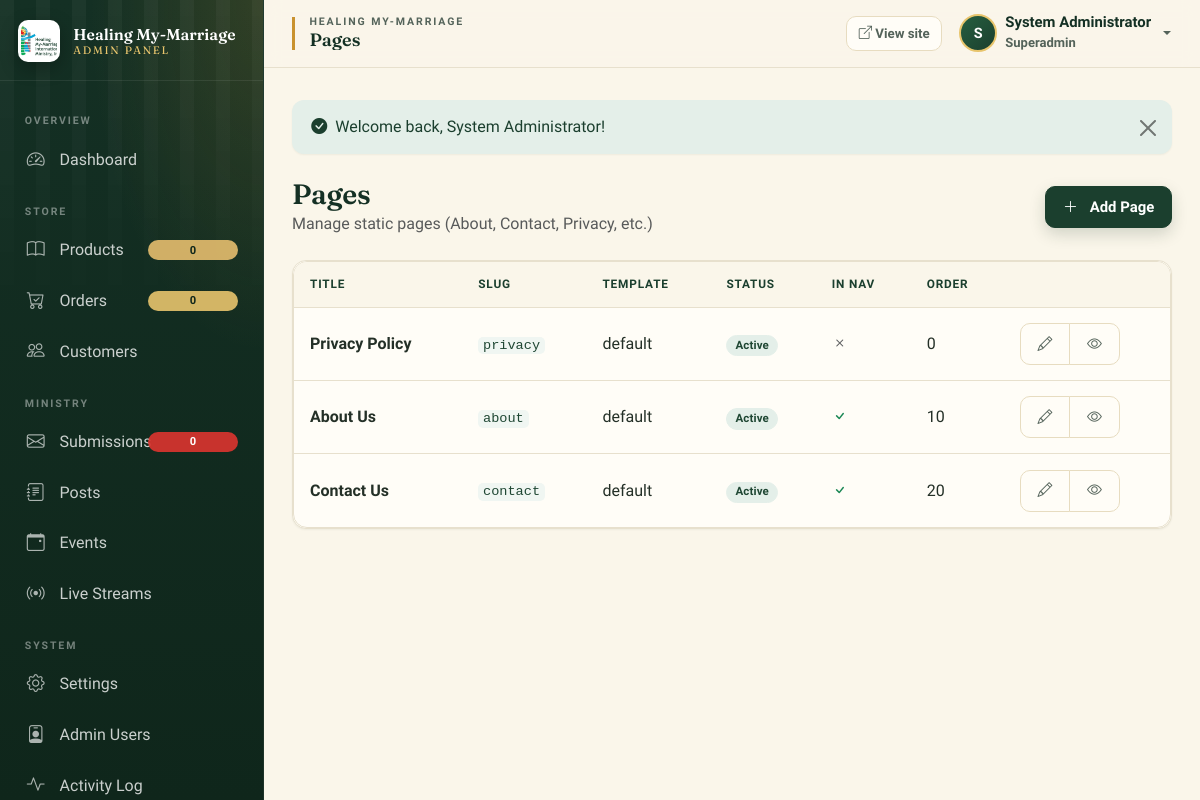
Page /admin/pages.php (signed in) on the committed database.
### tables this page shows
CREATE TABLE `pages` (
  `id` int(10) UNSIGNED NOT NULL,
  `slug` varchar(150) NOT NULL,
  `title` varchar(200) NOT NULL,
  `content` longtext DEFAULT '',
  `excerpt` text DEFAULT '',
  `meta_title` varchar(200) DEFAULT '',
  `meta_description` varchar(300) DEFAULT '',
  `featured_image` varchar(255) DEFAULT '',
  `template` varchar(50) DEFAULT 'default',
  `is_active` tinyint(1) DEFAULT 1,
  `show_in_nav` tinyint(1) DEFAULT 0,
  `nav_order` int(11) DEFAULT 0,
  `created_at` datetime DEFAULT current_timestamp(),
  `updated_at` datetime DEFAULT current_timestamp() ON UPDATE current_timestamp()
);

### includes/functions.php (called while the page is built, shortened)
<?php
require_once __DIR__ . '/config.php';
require_once __DIR__ . '/db.php';
function h(?string $s): string
{
    return htmlspecialchars((string)$s, ENT_QUOTES | ENT_SUBSTITUTE, 'UTF-8');
}
function base_url(): string
{
    $settings = get_public_settings();
    $scheme = (!empty($_SERVER['HTTPS']) && $_SERVER['HTTPS'] !== 'off') ? 'https' : 'http';
    $host   = $_SERVER['HTTP_HOST'] ?? 'localhost';
    $scriptName = $_SERVER['SCRIPT_NAME'] ?? '/index.php';
    $dir = rtrim(str_replace('\\', '/', dirname($scriptName)), '/');
    while (in_array(basename($dir), ['admin', 'actions'])) {
        $dir = dirname($dir);
    }
    return $scheme . '://' . $host . $dir;
}
function url(string $path = ''): string
{
    $base = base_url();
    return $base . '/' . ltrim($path, '/');
}
function asset(string $path): string
{
    $file = __DIR__ . '/../assets/' . ltrim($path, '/');
    $v    = is_file($file) ? filemtime($file) : time();
    return url('assets/' . ltrim($path, '/')) . '?v=' . $v;
}
function take_flash(): ?array
{
    $f = $_SESSION['flash'] ?? null;
    return $f;
}

### includes/db.php (called while the page is built, shortened)
<?php
class Database {
    private static ?mysqli $conn = null;
    public static function getConnection(): mysqli {
        if (self::$conn === null) {
            $host = 'localhost';
            $user = 'root';
            $pass = '';
            $db   = 'hmi_website';
            self::$conn = new mysqli($host, $user, $pass, $db);
            self::$conn->set_charset('utf8mb4');
            self::$conn->options(MYSQLI_OPT_INT_AND_FLOAT_NATIVE, true);
        }
        return self::$conn;
    }
    public static function query(string $sql, array $params = []): mysqli_result|bool {
        $conn = self::getConnection();
        $stmt = $conn->prepare($sql);
        if ($params) {
            $types = self::getTypes($params);
            $stmt->bind_param($types, ...$params);
        }
        $stmt->execute();
        return $stmt->get_result();
    }
    public static function fetchOne(string $sql, array $params = []): ?array {
        $res = self::query($sql, $params);
        return $res ? $res->fetch_assoc() : null;
    }
    public static function fetchAll(string $sql, array $params = []): array {
        $res = self::query($sql, $params);
        return $res ? $res->fetch_all(MYSQLI_ASSOC) : [];
    }
    private static function getTypes(array $params): string {
        $types = '';
        foreach ($params as $v) {
            if (is_int($v)) $types .= 'i';
            elseif (is_float($v)) $types .= 'd';
            elseif (is_bool($v)) $types .= 'i';
            else $types .= 's';
        }
        return $types;
    }
}
function get_public_settings(): array {
    $rows = Database::fetchAll("SELECT setting_key, setting_value, setting_type FROM site_settings WHERE is_public = 1");
    $settings = [];
    foreach ($rows as $row) {
        $val = $row['setting_value'];
        switch ($row['setting_type']) {
            case 'json': $settings[$row['setting_key']] = json_decode($val, true) ?? []; break;
            default: $settings[$row['setting_key']] = $val;
        }
    }
    return $settings;
}

### includes/config.php (called while the page is built, shortened)
<?php
require_once __DIR__ . '/db.php';
function get_site_config(): array {
    $defaults = [
        'site_name' => 'Healing My-Marriage International Ministry, Inc.',
        'site_short_name' => 'Healing My-Marriage',
        'site_tagline' => 'Reposition. Refix. Rekindle.',
        'site_description' => 'A faith-based marriage and family ministry in Rivers State, Nigeria. Biblical counseling, marriage enrichment, family support and leadership for ministers.',
        'site_base_url' => '',
        'site_email' => 'info@healingmymarriage.org',
        'site_phones' => ['+234 704 222 6633', '+234 818 179 8886'],
        'site_phones_raw' => ['+2347042226633', '+2348181798886'],
        'site_address' => 'Mercyland Central / Diamond Estate, Rivers State, Nigeria',
        'site_hours' => 'Monday to Saturday, 8:00 am to 5:00 pm',
        'site_maps_query' => 'Mercyland Central Diamond Estate Rivers State Nigeria',
        'facebook_url' => 'https://www.facebook.com/profile.php?id=61565801562860',
        'youtube_url' => 'https://youtube.com/@healingmymarriageinternational',
        'ga_id' => '',
        'mail_enabled' => false,
        'mail_to' => 'info@healingmymarriage.org',
        'mail_from' => 'no-reply@healingmymarriage.org',
        'currency_symbol' => '₦',
        'currency_code' => 'NGN',
    ];
    try {
        $dbSettings = get_public_settings();
        foreach ($dbSettings as $key => $value) {
            if (array_key_exists($key, $defaults)) {
                $defaults[$key] = $value;
            }
        }
    } catch (Exception $e) {
    }
    $config = $defaults;
    return $config;
}
$siteConfig = get_site_config();

### includes/auth.php (called while the page is built, shortened)
<?php
require_once __DIR__ . '/functions.php';
function admin_check(): bool
{
    return !empty($_SESSION['admin_id']) && !empty($_SESSION['admin_role']);
}
function admin_user(): array|false
{
    return Database::fetchOne("SELECT id, username, email, full_name, role, last_login FROM admin_users WHERE id = ?", [$_SESSION['admin_id']]);
}

### admin/pages.php (the view, shortened to what this page needs)
<?php
$page_title = 'Pages';
$currentPage = 'pages';
require_once __DIR__ . '/includes/header.php';
$action = $_GET['action'] ?? 'list';
$pages = Database::fetchAll("SELECT * FROM pages ORDER BY nav_order, title");
?>
<div class="d-flex justify-content-between align-items-center mb-4 flex-wrap gap-2">
    <div>
        <h2 class="h3 mb-0"><?= $action === 'list' ? 'Pages' : ($action === 'edit' ? 'Edit Page' : 'Add Page') ?></h2>
        <p class="text-muted mb-0">Manage static pages (About, Contact, Privacy, etc.)</p>
    </div>
    <?php if ($action === 'list'): ?>
    <a href="<?= h(url('admin/pages.php?action=add')) ?>" class="btn btn-forest"><i class="bi bi-plus-lg me-2"></i> Add Page</a>
    <?php else: ?>
    <a href="<?= h(url('admin/pages.php')) ?>" class="btn btn-outline-secondary">Cancel</a>
    <?php endif; ?>
</div>
<?php if ($action === 'list'): ?>
<div class="card">
    <div class="card-body p-0">
        <?php if ($pages): ?>
        <div class="table-responsive">
            <table class="table table-hover mb-0">
                <thead>
                    <tr>
                        <th>Title</th>
                        <th>Slug</th>
                        <th>Template</th>
                        <th>Status</th>
                        <th>In Nav</th>
                        <th>Order</th>
                        <th></th>
                    </tr>
                </thead>
                <tbody>
                    <?php foreach ($pages as $p): ?>
                    <tr>
                        <td><strong><?= h($p['title']) ?></strong></td>
                        <td><code><?= h($p['slug']) ?></code></td>
                        <td><?= h($p['template']) ?></td>
                        <td><span class="badge bg-<?= $p['is_active'] ? 'published' : 'draft' ?>"><?= $p['is_active'] ? 'Active' : 'Inactive' ?></span></td>
                        <td><?= $p['show_in_nav'] ? '<i class="bi bi-check text-success"></i>' : '<i class="bi bi-x text-muted"></i>' ?></td>
                        <td><?= (int)$p['nav_order'] ?></td>
                        <td>
                            <div class="btn-group btn-group-sm">
                                <a href="<?= h(url('admin/pages.php?action=edit&id=' . $p['id'])) ?>" class="btn btn-outline-secondary"><i class="bi bi-pencil"></i></a>
                                <a href="<?= h(url('admin/pages.php?action=view&id=' . $p['id'])) ?>" class="btn btn-outline-secondary" target="_blank"><i class="bi bi-eye"></i></a>
                            </div>
                        </td>
                    </tr>
                    <?php endforeach; ?>
                </tbody>
            </table>
        </div>
        <?php else: ?>
        <div class="empty-state p-5"><i class="bi bi-file-text"></i><h5>No pages yet</h5><a href="<?= h(url('admin/pages.php?action=add')) ?>" class="btn btn-forest mt-3">Create First Page</a></div>
        <?php endif; ?>
    </div>
</div>
<?php endif; ?>
<?php require_once __DIR__ . '/includes/footer.php'; ?>

### admin/includes/header.php (shortened to what this page needs)
<?php
require_once __DIR__ . '/../../includes/auth.php';
require_once __DIR__ . '/../../includes/db.php';
$admin = admin_user();
$currentPage = $currentPage ?? '';
$settings = get_public_settings();
$siteName = $settings['site_short_name'] ?? 'Healing My-Marriage';
?>
<!doctype html>
<html lang="en">
<head>
<link href="<?= h(asset('vendor/bootstrap/bootstrap.min.css')) ?>" rel="stylesheet">
<link href="<?= h(asset('vendor/bootstrap-icons/bootstrap-icons.min.css')) ?>" rel="stylesheet">
<link href="<?= h(asset('admin/css/admin.css')) ?>" rel="stylesheet">
</head>
<body>
<div class="admin-wrapper">
    <aside class="admin-sidebar" id="adminSidebar">
        <div class="sidebar-header">
            <a href="<?= h(url('admin/index.php')) ?>" class="sidebar-brand">
                <img src="<?= h(asset('img/logo.jpeg')) ?>" alt="<?= h($siteName) ?>" class="brand-img">
                <span class="brand-text">
                    <b><?= h($siteName) ?></b>
                    <span>Admin Panel</span>
                </span>
            </a>
        </div>
        <nav class="sidebar-nav" aria-label="Admin navigation">
            <ul class="nav flex-column">
                <li class="nav-group-label" role="presentation">Overview</li>
                <li class="nav-item">
                    <a class="nav-link <?= $currentPage === 'dashboard' ? 'active' : '' ?>" href="<?= h(url('admin/index.php')) ?>">
                        <i class="bi bi-speedometer2"></i> <span>Dashboard</span>
                    </a>
                </li>
                <li class="nav-group-label" role="presentation">Store</li>
                <li class="nav-item">
                    <a class="nav-link <?= $currentPage === 'products' ? 'active' : '' ?>" href="<?= h(url('admin/products.php')) ?>">
                        <i class="bi bi-book"></i> <span>Products</span>
                        <span class="badge bg-success ms-auto" id="productCount">0</span>
                    </a>
                </li>
                <li class="nav-item">
                    <a class="nav-link <?= $currentPage === 'orders' ? 'active' : '' ?>" href="<?= h(url('admin/orders.php')) ?>">
                        <i class="bi bi-cart-check"></i> <span>Orders</span>
                        <span class="badge bg-warning ms-auto" id="pendingOrders">0</span>
                    </a>
                </li>
                <li class="nav-item">
                    <a class="nav-link <?= $currentPage === 'users' ? 'active' : '' ?>" href="<?= h(url('admin/users.php')) ?>">
                        <i class="bi bi-people"></i> <span>Customers</span>
                    </a>
                </li>
                <li class="nav-group-label" role="presentation">Ministry</li>
                <li class="nav-item">
                    <a class="nav-link <?= $currentPage === 'submissions' ? 'active' : '' ?>" href="<?= h(url('admin/submissions.php')) ?>">
                        <i class="bi bi-envelope"></i> <span>Submissions</span>
                        <span class="badge bg-danger ms-auto" id="unreadSubmissions">0</span>
                    </a>
                </li>
                <li class="nav-item">
                    <a class="nav-link <?= $currentPage === 'posts' ? 'active' : '' ?>" href="<?= h(url('admin/posts.php')) ?>">
                        <i class="bi bi-journal-text"></i> <span>Posts</span>
                    </a>
                </li>
                <li class="nav-item">
                    <a class="nav-link <?= $currentPage === 'events' ? 'active' : '' ?>" href="<?= h(url('admin/events.php')) ?>">
                        <i class="bi bi-calendar-event"></i> <span>Events</span>
                    </a>
                </li>
                <li class="nav-item">
                    <a class="nav-link <?= $currentPage === 'livestreams' ? 'active' : '' ?>" href="<?= h(url('admin/livestreams.php')) ?>">
                        <i class="bi bi-broadcast"></i> <span>Live Streams</span>
                    </a>
                </li>
                <?php if (in_array($admin['role'], ['superadmin', 'admin'])): ?>
                <li class="nav-group-label" role="presentation">System</li>
                <li class="nav-item">
                    <a class="nav-link <?= $currentPage === 'settings' ? 'active' : '' ?>" href="<?= h(url('admin/settings.php')) ?>">
                        <i class="bi bi-gear"></i> <span>Settings</span>
                    </a>
                </li>
                <li class="nav-item">
                    <a class="nav-link <?= $currentPage === 'admins' ? 'active' : '' ?>" href="<?= h(url('admin/admins.php')) ?>">
                        <i class="bi bi-person-badge"></i> <span>Admin Users</span>
                    </a>
                </li>
                <li class="nav-item">
                    <a class="nav-link <?= $currentPage === 'activity' ? 'active' : '' ?>" href="<?= h(url('admin/activity.php')) ?>">
                        <i class="bi bi-activity"></i> <span>Activity Log</span>
                    </a>
                </li>
                <?php endif; ?>
            </ul>
        </nav>
    </aside>
    <div class="admin-main">
        <header class="admin-topbar">
            <div class="d-flex align-items-center justify-content-between w-100 gap-3">
                <div class="d-flex align-items-center gap-3 min-w-0">
                    <div class="topbar-titles min-w-0">
                        <span class="topbar-eyebrow"><?= h($siteName) ?></span>
                        <span class="topbar-title"><?= h($page_title ?? 'Dashboard') ?></span>
                    </div>
                </div>
                <div class="d-flex align-items-center gap-2 gap-md-3">
                    <a href="<?= h(url('index.php')) ?>" target="_blank" rel="noopener" class="btn btn-outline-secondary btn-sm" title="View website">
                        <i class="bi bi-box-arrow-up-right"></i> <span class="d-none d-md-inline">View site</span>
                    </a>
                    <div class="dropdown">
                        <button class="btn btn-link p-0 d-flex align-items-center gap-2 dropdown-toggle text-decoration-none" type="button" data-bs-toggle="dropdown" aria-expanded="false">
                            <span class="avatar-circle"><?= h(strtoupper($admin['full_name'][0])) ?></span>
                            <span class="d-none d-md-inline text-start">
                                <span style="display:block; line-height:1.1; font-weight:600; color:var(--forest-900);"><?= h($admin['full_name']) ?></span>
                                <small style="color:var(--muted); text-transform:capitalize;"><?= h($admin['role']) ?></small>
                            </span>
                        </button>
                    </div>
                </div>
            </div>
        </header>
        <main class="admin-content">
            <?php $flash = take_flash(); if ($flash): ?>
            <div class="alert alert-<?= $flash['type'] === 'success' ? 'success' : 'danger' ?> alert-dismissible fade show mb-4" role="alert">
                <i class="bi bi-<?= $flash['type'] === 'success' ? 'check-circle-fill' : 'exclamation-triangle-fill' ?> me-2" aria-hidden="true"></i><?= h($flash['message']) ?>
                <button type="button" class="btn-close" data-bs-dismiss="alert" aria-label="Close"></button>
            </div>
            <?php endif; ?>

### rows in the picture
pages: title "Privacy Policy", slug "privacy", template "default", is_active "Active", show_in_nav 0 (drawn), nav_order "0"
pages: title "About Us", slug "about", template "default", is_active "Active", show_in_nav 1 (drawn), nav_order "10"
pages: title "Contact Us", slug "contact", template "default", is_active "Active", show_in_nav 1 (drawn), nav_order "20"

### other values in the picture
$siteName "Healing My-Marriage"
$siteName "HEALING MY-MARRIAGE"
$page_title "Pages"
$admin['full_name'][0] "S"
$admin['full_name'] "System Administrator"
$admin['role'] "Superadmin"
$flash['message'] "Welcome back, System Administrator!"
